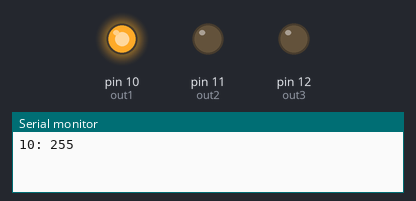
Simulated run of this sketch. Board: Arduino Uno, built with avr-gcc and run on an emulated ATmega328P. Parts: output pins drawn as LEDs (lit = HIGH), the last lines printed to the serial monitor.

Above: at 0.1 s.
At 1.1 s:
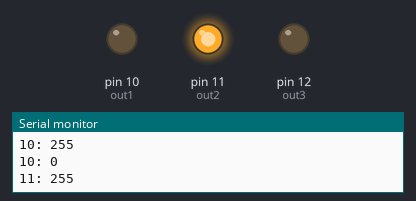
At 1.97 s:
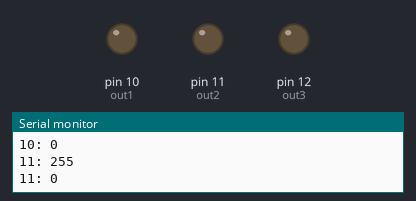
At 2.85 s:
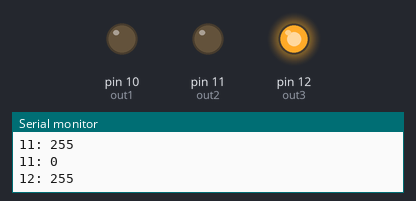
Timing chart, 0 to 3.1 s (numbered marks = the images above):
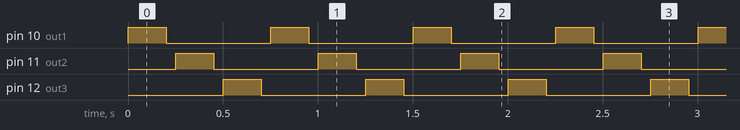

Measured:
- by itself, pin 10 (out1), pin 11 (out2), pin 12 (out3): alternates HIGH for 0.20 s and LOW for 0.55 s

The sketch:

threeBlinkDelay.ino
```cpp
const int out1=10;
const int out2=11;
const int out3=12;


void setup() {
  // put your setup code here, to run once:
  Serial.begin(9600);
}

void loop() {
  // put your main code here, to run repeatedly:
   analogWrite(out2, 0);
   analogWrite(out3, 0);
   analogWrite(out1, 255);
   Serial.print("10: ");
   Serial.println(255);
   delay(200);
   analogWrite(out1, 0);
   Serial.print("10: ");
   Serial.println(0);
   delay(50);
   analogWrite(out2, 255);
   Serial.print("11: ");
   Serial.println(255);
   delay(200);
   analogWrite(out2, 0);
   Serial.print("11: ");
   Serial.println(0);
   delay(50);
   analogWrite(out3, 255);
   Serial.print("12: ");
   Serial.println(255);
   delay(200);
   analogWrite(out3,0);
   Serial.print("12: ");
   Serial.println(0);
   delay(50);
}
```
